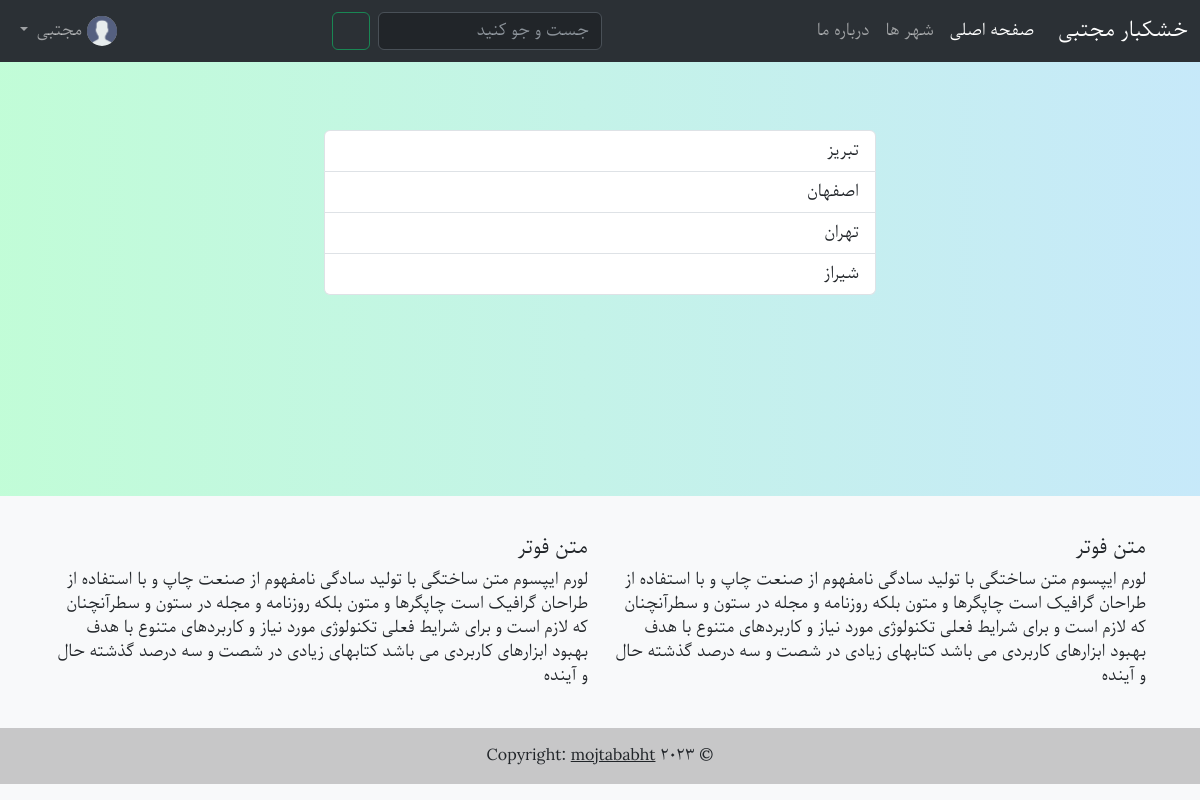
The app's page /city/ (signed in) with its own data.
### account/models.py (models this page shows, shortened)
class CustomUser(AbstractUser):
    username = None
    phone_no=models.CharField(max_length=11,unique=True,validators=[
            RegexValidator(
                regex=r'^\+?1?\d{9,11}$',
                message="Phone number must be in the format: '0999999999'. Up to 11 digits allowed."
            ),
        ])
    avatar=models.ImageField(default='avatar.png')
    USERNAME_FIELD = 'phone_no'
    REQUIRED_FIELDS = []
    objects = CustomUserManager()

### shop/models.py (models this page shows, shortened)
class City(models.Model):
    name=models.CharField(max_length=100)

### shop/views.py (the view)
# urls.py: path('city/', CityVeiw.as_view(), name='cities'),
class CityVeiw(ListView):
    model = City
    template_name = 'city.html'

### templates/city.html
{% extends 'base.html' %}
{% block content %}
    <ul class="list-group m-5 align-items-center">
        {% for city in city_list %}
            {% if city.inventory %}
                <li class="list-group-item city-list w-50"><a href="{% url 'citydetail' city.id %}" class="link-dark link-underline link-underline-opacity-0 link-underline-opacity-50-hover">{{ city.name }}</a> </li>
            {% endif %}
        {% endfor %}
    </ul>
{% endblock %}

### templates/base.html (shortened to what this page needs)
{% load static %}
{% load humanize %}
<!DOCTYPE html>
<html lang="fa" dir="rtl" class="h-100">
<head>
    <link rel="stylesheet" href="{% static 'css/bootstrap.min.css' %}">
    <link rel="stylesheet" href="{% static 'css/style.css' %}">
    <link href="{% static 'css/select2.min.css' %}" rel="stylesheet"/>
</head>
<body class="d-flex flex-column h-100">
<nav class="navbar navbar-expand-lg bg-body-tertiary" data-bs-theme="dark">
    <div class="container-fluid">
        <a class="navbar-brand" href="{% url 'products' %}">خشکبار مجتبی</a>
        <div class="collapse navbar-collapse" id="navbarSupportedContent">
            <ul class="navbar-nav me-auto mb-2 mb-lg-0">
                <li class="nav-item">
                    <a class="nav-link active" aria-current="page" href="{% url 'products' %}">صفحه اصلی</a>
                </li>
                <li class="nav-item">
                    <a class="nav-link" href="{% url 'cities' %}">شهر ها</a>
                </li>
                <li class="nav-item">
                    <a class="nav-link" href="{% url 'aboutus' %}">درباره ما</a>
                </li>
            </ul>
            <ul class="navbar-nav me-auto mb-2 mb-lg-0">
                <li class="nav-item">
                    <form class="d-flex" role="search" action="{% url 'search' %}" method="get">
                        <input class="form-control me-2" type="search" placeholder="جست و جو کنید" aria-label="Search"
                               name="search">
                        <button class="btn btn-outline-success d-flex align-items-center" type="submit"><i
                                class="fa fa-search"></i></button>
                    </form>
                </li>
            </ul>
            <div class="nav-item dropdown navbar-nav mb-2 mb-lg-0">
                {% if user.is_authenticated %}
                    <a class="nav-link dropdown-toggle" href="#" role="button" data-bs-toggle="dropdown"
                       aria-expanded="false">
                        <img src="{{ user.avatar.url }}" class="rounded-circle" style="width:30px;" alt="Avatar">
                        {{ user.first_name }}
                    </a>
                {% else %}
                    <a class="nav-link" href="{% url 'login' %}">ورود/ثبت نام</a>
                {% endif %}
            </div>
        </div>
    </div>
</nav>
<div id="content">
    {% block content %}{% endblock content %}
</div>
<footer class="footer mt-auto py-3 bg-light text-center text-lg-start ">
    <div class="container p-4">
        <div class="row">
            <div class="col-lg-6 col-md-12 mb-4 mb-md-0">
                <h5 class="text-uppercase">متن فوتر</h5>
                <p>
                    لورم ایپسوم متن ساختگی با تولید سادگی نامفهوم از صنعت چاپ و با استفاده از طراحان گرافیک است چاپگرها
                    و متون بلکه روزنامه و مجله در ستون و سطرآنچنان که لازم است و برای شرایط فعلی تکنولوژی مورد نیاز و
                    کاربردهای متنوع با هدف بهبود ابزارهای کاربردی می باشد کتابهای زیادی در شصت و سه درصد گذشته حال و
                    آینده
                </p>
            </div>
            <div class="col-lg-6 col-md-12 mb-4 mb-md-0">
                <h5 class="text-uppercase">متن فوتر</h5>
                <p>
                    لورم ایپسوم متن ساختگی با تولید سادگی نامفهوم از صنعت چاپ و با استفاده از طراحان گرافیک است چاپگرها
                    و متون بلکه روزنامه و مجله در ستون و سطرآنچنان که لازم است و برای شرایط فعلی تکنولوژی مورد نیاز و
                    کاربردهای متنوع با هدف بهبود ابزارهای کاربردی می باشد کتابهای زیادی در شصت و سه درصد گذشته حال و
                    آینده
                </p>
            </div>
        </div>
    </div>
    <div class="text-center p-3" style="background-color: rgba(0, 0, 0, 0.2);">
        © 2023 Copyright:
        <a class="text-dark" href="https://github.com/mojtababht">mojtababht</a>
    </div>
</footer>
</body>
</html>

### static/css/style.css (style rules this page uses)
* { font-family: parastoo; }
body { background: #84fab0; background: -webkit-linear-gradient(to right, rgba(132, 250, 176, 0.5), rgba(143, 211, 244, 0.5)); background: linear-gradient(to right, rgba(132, 250, 176, 0.5), rgba(143, 211, 244, 0.5)) }
#content { margin-top: 20px; }

### records on screen
CustomUser: avatar (placeholder picture), first_name "مجتبی"
City: name "تبریز"
City: name "اصفهان"
City: name "تهران"
City: name "شیراز"
